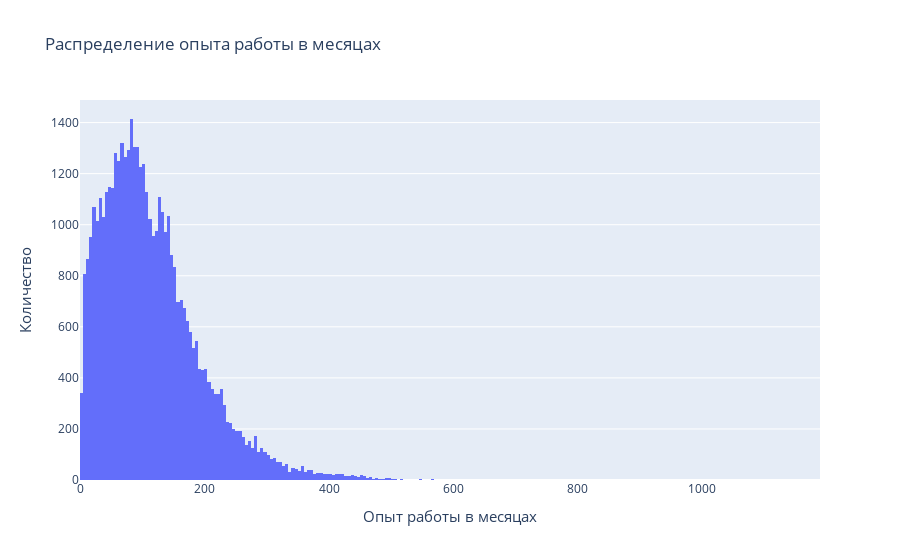

The code cell stored with this chart in its notebook:
### Markdown cell above
2. Постройте распределение признака **"Опыт работы (месяц)"**. Опишите данное распределение, отвечая на следующие вопросы: чему равна мода распределения, каковы предельные значения признака, в каком примерном интервале находится опыт работы большинства соискателей? Есть ли аномалии для признака опыта работы, какие значения вы бы причислили к их числу?
*Совет: постройте гистограмму и коробчатую диаграмму рядом.*

### Code cell
# display dinamic of balance
fig = px.histogram(
    hh_df,
    x='Опыт работы (месяц)',
    #labels={'Возраст':'Возраст', 'count':'Количество'}
    title="Распределение опыта работы в месяцах"
    )
fig.update_layout(
    yaxis=dict(
        title_text="Количество", # меняем название заголовка оси абсцисс
        titlefont=dict(size=15),  # ее размер 
    ),
    xaxis=dict(
        title_text="Опыт работы в месяцах", # меняем название заголовка оси абсцисс
        titlefont=dict(size=15),  # ее размер 
    ), 
  #paper_bgcolor="#eaf7ff",# цвет фона холста
)
fig.show();

### Figure 1 — Plotly figure (JSON) as saved in the notebook; plotly's stock layout.template omitted (floating-point values rounded to 4 significant figures; data arrays with more than 128 entries replaced by an {"elided": "..."} marker saying what was removed)
{"data": [{"alignmentgroup": "True", "bingroup": "x", "hovertemplate": "Опыт работы (месяц)=%{x}<br>count=%{y}<extra></extra>", "legendgroup": "", "marker": {"color": "#636efa", "pattern": {"shape": ""}}, "name": "", "offsetgroup": "", "orientation": "v", "showlegend": false, "type": "histogram", "x": {"elided": "44744 int values"}, "xaxis": "x", "yaxis": "y"}], "layout": {"barmode": "relative", "legend": {"tracegroupgap": 0}, "title": {"text": "Распределение опыта работы в месяцах"}, "xaxis": {"anchor": "y", "domain": [0, 1], "title": {"font": {"size": 15}, "text": "Опыт работы в месяцах"}}, "yaxis": {"anchor": "x", "domain": [0, 1], "title": {"font": {"size": 15}, "text": "Количество"}}}}
